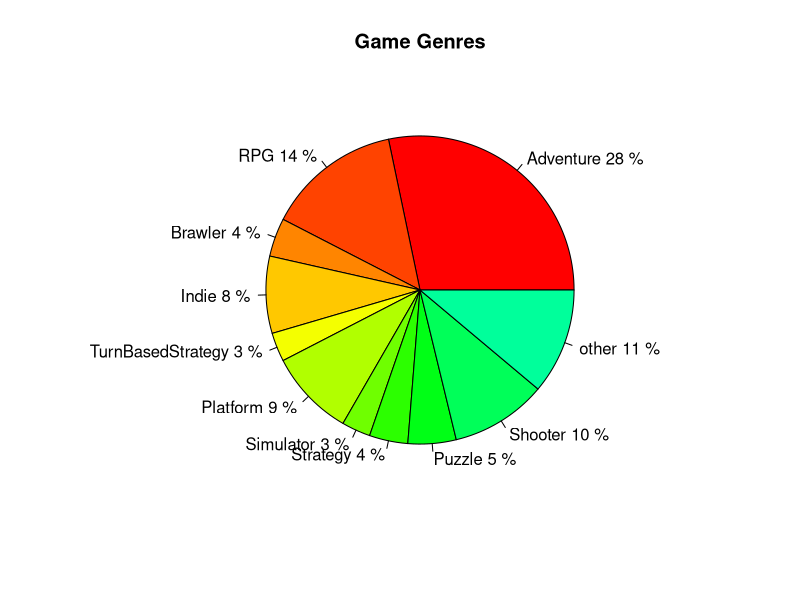
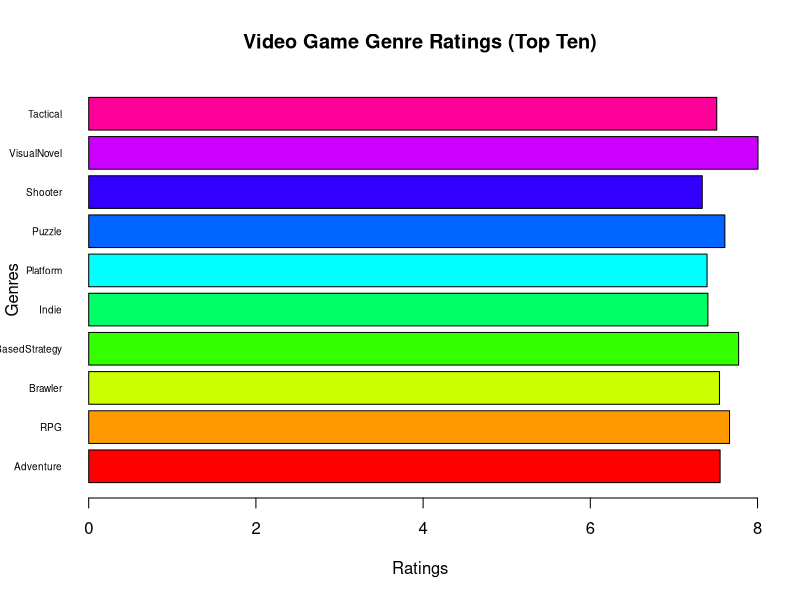
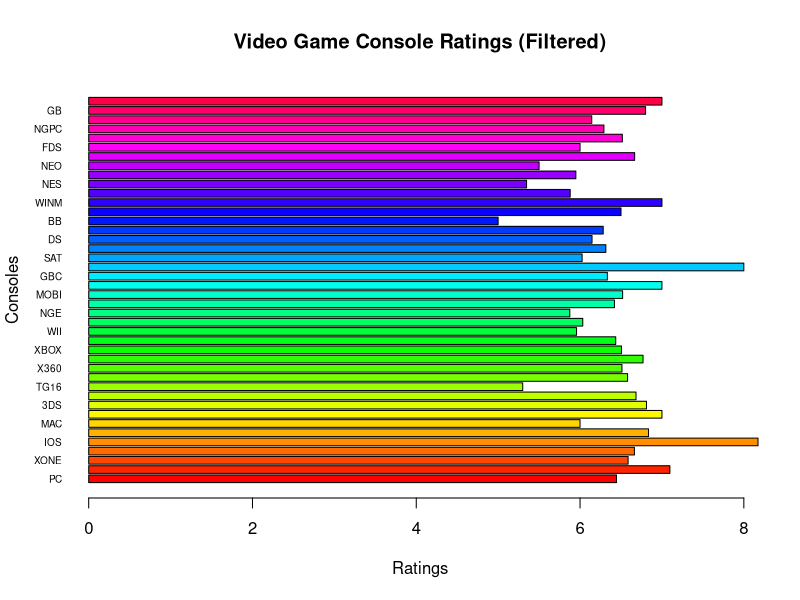

R code for these plots, in order:

# My two questions would be:
# 1. what genre of game has the highest ratings?
# 2. What platform has the highest ratings?

# Game_Genres.csv has number, title, date, team, genre, plays
# Game_Scores.csv has console, name, score ** Use this for platform **

main <- function() {
    # Lets answer the first question, what genre of game is rated highest?
    #Read Game_Genres.csv
    genre_data <- read.csv("Data_Analysis/Game_Genres.csv")

    # Get number of Genres
    genres <- get_unique_values("Genres", genre_data)
    cat("There are", length(genres), "Genres \n")
    # Get average ratings
    average_ratings <- get_genre_ratings(genre_data, genres)
    # Plot them
    create_pie_chart(genre_data, genres)
    bar_graph_top_ten(genres, average_ratings)

    # Get Platforms
    platform_data <- read.csv("Data_Analysis/Game_Scores.csv")
    platforms <- get_unique_values("Console", platform_data)
    cat("There are", length(platforms), "Consoles \n")
    # Get average ratings
    average_ratings <- get_console_ratings(platform_data, platforms, FALSE)
    # Plot a bar graph
    #bar_graph_all(platforms, average_ratings,
     #"Video Game Conslole Ratings (No Filter)")

    average_ratings <- get_console_ratings(platform_data, platforms, TRUE)
    print(average_ratings)
    print(platforms)
    bar_graph_all(platforms, average_ratings,
     "Video Game Console Ratings (Filtered)")

    
}

bar_graph_all <- function(names, values, title) {
    # Plot the graph
    barplot(values, names = names, col = rainbow(43),
        cex.names = .6, xlab = "Ratings", ylab = "Consoles", horiz = TRUE,
        las = 1, main = title)
    dev.copy(png, "Data_Analysis/Consolechartfilter.png")
    dev.off()
}

get_console_ratings <- function(dataframe, consoles, unique) {
    # Get the genres from each row and line them up with ratings
    rows <- nrow(dataframe)
    console_ratings <- integer(42)
    console_totals <- integer(42)
    if (!unique) {
        for (x in 1:rows) {
            # Separate out different genres here
            console_row <- dataframe[x, "Console"]
            # Split by commas
            console_row <- unlist(strsplit(console_row, ","))
            # Remove stuff
            console_row <- gsub(" ", "", console_row)
            # Get rating for that row
            rating <- dataframe[x, "Score"]
            # Add them up
            for (console in console_row) {
                # Returns the index for which the console has that name
                index <- which(consoles == console)
                if (!is.na(rating)) {
                    # Adds one to that console rating total
                    console_ratings <- replace(console_ratings,
                                index, console_ratings[index] + rating)
                    # Adds one to that console slot
                    console_totals <- replace(console_totals,
                                index, console_totals[index] + 1)
                }
            }
        }
    } else {
        for (x in 1:rows) {
            # Separate out different genres here
            console_row <- dataframe[x, "Console"]
            # Split by commas
            console_row <- unlist(strsplit(console_row, ","))
            # Get rating for that row
            rating <- dataframe[x, "Score"]
            # Add them up
            if (length(console_row) == 1) {
                index <- which(consoles == console_row)
                # Adds one to that console rating total
                console_ratings <- replace(console_ratings,
                            index, console_ratings[index] + rating)
                # Adds one to that console slot
                console_totals <- replace(console_totals,
                            index, console_totals[index] + 1)
            }
        }
    }
    average_ratings <- console_ratings / console_totals
    return(average_ratings)
}

bar_graph_top_ten <- function(names, values) {
    # Grab the top ten
    # Replace values with less than 3% with other
    for (x in seq_along(values)) {
        if (values[x] < 3.665) {
            names[x] <- "other"
            values[x] <- 0
        }
    }
    # Get genres that were not replaced with other
    top_ten_names <- names[names != "other"]
    # Get percentages that were not replaced with other
    top_ten_ratings <- values[values != 0] * 2
    # Swap values 6 and 7 so it doesn't hit the label
    place_holder <- top_ten_ratings[4]
    top_ten_ratings[4] <- top_ten_ratings[5]
    top_ten_ratings[5] <- place_holder

    place_holder <- top_ten_names[4]
    top_ten_names[4] <- top_ten_names[5]
    top_ten_names[5] <- place_holder

    # Plot the graph
    barplot(top_ten_ratings, names = top_ten_names, col = rainbow(10),
        cex.names = .6, xlab = "Ratings", ylab = "Genres", horiz = TRUE,
        las = 1, main = "Video Game Genre Ratings (Top Ten)")
    dev.copy(png, "Data_Analysis/Genrechart.png")
    dev.off()
}

# A function that returns a list of the total unique values
get_unique_values <- function(organize_by, dataframe) {
    value_list <- list()
    rows <- nrow(dataframe)
    for (values in dataframe[1:rows, c(organize_by)]) {
        values <- unlist(strsplit(values, ","))
        # Remove brackets, commas, quotation marks
        values <- gsub("\\[|\\]|\\'|\\ ", "", values)
        for (value in values) {
            if (value %in% value_list) {
                return
            } else {
                if (value != "")
                value_list <- append(value_list, value)
            }
        }
    }
    return(value_list)
}

get_genre_ratings <- function(dataframe, genres) {
    # Get the genres from each row and line them up with ratings
    rows <- nrow(dataframe)
    genre_ratings <- integer(23)
    genre_totals <- integer(23)
    for (x in 1:rows) {
        # Separate out different genres here
        genre_row <- dataframe[x, "Genres"]
        # Split by commas
        genre_row <- unlist(strsplit(genre_row, ","))
        # Remove stuff
        genre_row <- gsub("\\[|\\]|\\'|\\ ", "", genre_row)
        # Get rating for that row
        rating <- dataframe[x, "Rating"]
        # Add them up
        for (genre in genre_row) {
            # Returns the index for which the genre has that name
            index <- which(genres == genre)
            if (!is.na(rating)) {
                # Adds one to that genre rating total
                genre_ratings <- replace(genre_ratings,
                            index, genre_ratings[index] + rating)
                # Adds one to that genre slot
                genre_totals <- replace(genre_totals,
                            index, genre_totals[index] + 1)
            }
        }
    }
    average_ratings <- genre_ratings / genre_totals
    return(average_ratings)
}

# Pie Chart
create_pie_chart <- function(dataframe, genres) {
    rows <- nrow(dataframe)
    # Creata a vector for holding the genre totals
    genre_totals <- integer(23)
    for (x in 1:rows) {
        # Separate out different genres here
        genre_row <- dataframe[x, "Genres"]
        # Split by commas
        genre_row <- unlist(strsplit(genre_row, ","))
        # Remove stuff
        genre_row <- gsub("\\[|\\]|\\'|\\ ", "", genre_row)
        # Add them up
        for (genre in genre_row) {
            # Returns the index for which the genre has that name
            index <- which(genres == genre)
            # Adds one to that genre slot
            genre_totals <- replace(genre_totals,
                            index, genre_totals[index] + 1)
        }
    }
    # Get percentages of each game genre
    sum <- sum(genre_totals)
    percentage <- round(genre_totals / sum * 100)
    other_total <- 0
    # Replace values with less than 3% with other
    for (x in seq_along(percentage)) {
        if (percentage[x] < 3) {
            other_total <- other_total + percentage[x]
            genres[x] <- "other"
            percentage[x] <- 0
        }
    }
    # Get genres that were not replaced with other
    genres_other <- genres[genres != "other"]
    genres_other <- append(genres_other, "other")
    # Get percentages that were not replaces with other
    percentage_other <- percentage[percentage != 0]
    percentage_other <- append(percentage_other, other_total)
    # Create the labels
    lbl <- paste(genres_other, percentage_other, "%")
    # Plot a pie chart with each genre
    pie(percentage_other, labels = lbl, col = rainbow(23),
      main = "Game Genres")
    # Save the plot
    dev.copy(png, "Data_Analysis/piechart.png")
    dev.off()
}

# Function to add up all entries in a column
add_column <- function(column_name, dataframe) {
    total_sales <- 0
    rows <- nrow(dataframe)
    for (sale in dataframe[1:rows, c(column_name)]) {
        total_sales <- total_sales + sale
    }
    return(total_sales)
}

main()
